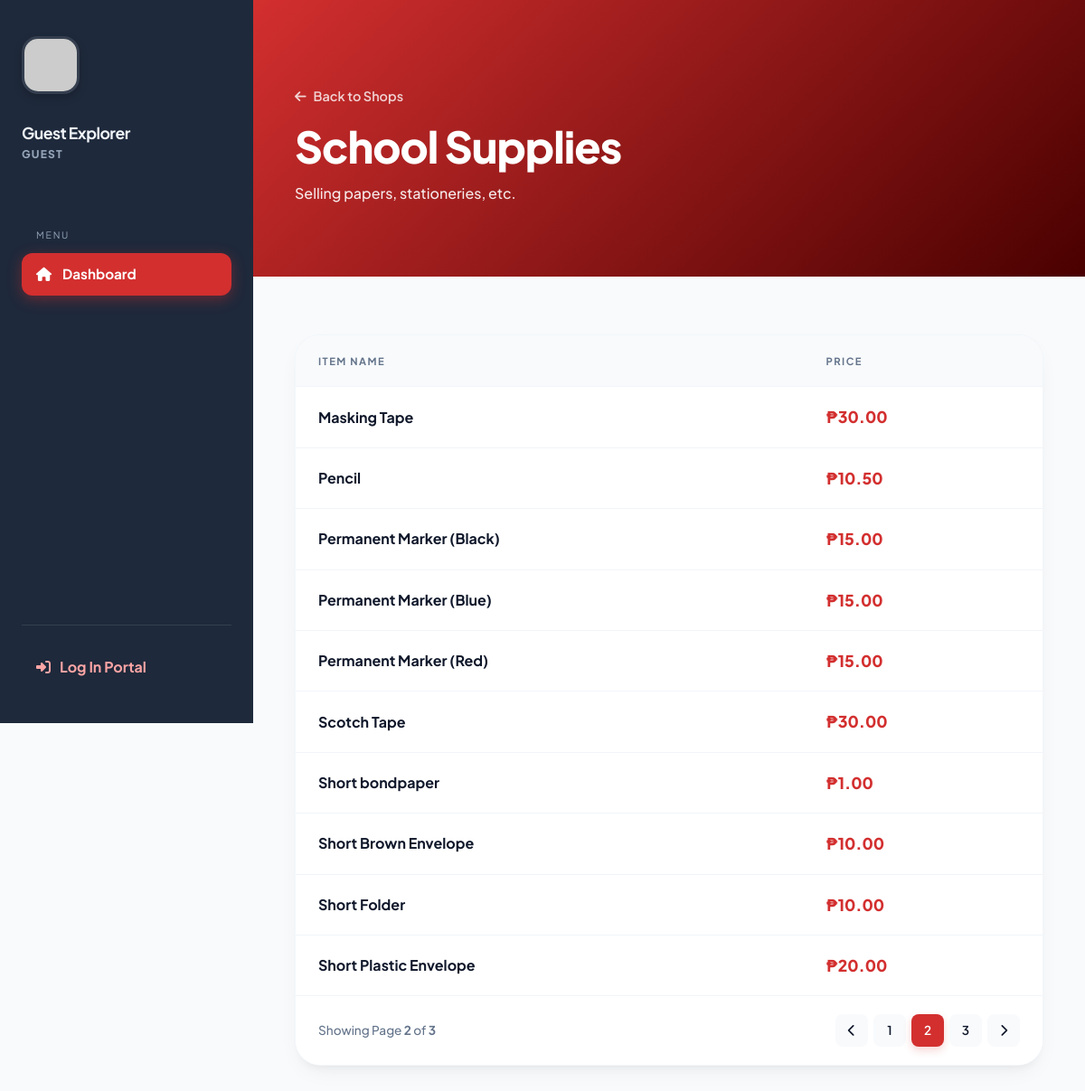
Screenshot of /view_shop.php?shop_id=1&page=2 with the database file from the repository.
### tables this page shows
CREATE TABLE `tblshop` (
  `sid` int(11) NOT NULL,
  `accid` int(11) NOT NULL,
  `sname` varchar(255) NOT NULL,
  `shop_description` varchar(255) NOT NULL
);

CREATE TABLE `tblitem` (
  `itemid` int(11) NOT NULL,
  `sid` int(11) NOT NULL,
  `itemname` varchar(255) NOT NULL,
  `price` decimal(10,2) NOT NULL
);

### view_shop.php (the view, shortened to what this page needs)
<?php
require_once 'includes/connect.php';
$shop_id = mysqli_real_escape_string($conn, $_GET['shop_id']);
$shop_query = mysqli_query($conn, "SELECT * FROM tblshop WHERE sid = '$shop_id'");
$shop = mysqli_fetch_assoc($shop_query);
$sname = $shop['sname'];
$shop_desc = $shop['shop_description'] ?? 'No description available.';
$limit = 10;
$page = isset($_GET['page']) && is_numeric($_GET['page']) ? (int)$_GET['page'] : 1;
$offset = ($page - 1) * $limit;
$count_query = mysqli_query($conn, "SELECT COUNT(*) AS total FROM tblitem WHERE sid = '$shop_id'");
$count_row = mysqli_fetch_assoc($count_query);
$total_items = $count_row['total'];
$total_pages = ceil($total_items / $limit);
$items_query = mysqli_query($conn, "SELECT * FROM tblitem WHERE sid = '$shop_id' ORDER BY itemname ASC LIMIT $limit OFFSET $offset");
?>
<!DOCTYPE html>
<html lang="en">
<head>
    <link rel="stylesheet" href="https://cdnjs.cloudflare.com/ajax/libs/font-awesome/6.4.0/css/all.min.css">
</head>
<body>
<div class="app-container">
    <?php include 'includes/sidebar.php'; ?>
    <main class="main-content">
        <header class="hero">
            <a href="dashboard.php" class="back-link"><i class="fas fa-arrow-left"></i> Back to Shops</a>
            <h1 class="welcome-heading"><?php echo htmlspecialchars($sname); ?></h1>
            <p style="opacity: 0.9; margin-top: 0.25rem; font-weight: 500; max-width: 600px;">
                <?php echo htmlspecialchars($shop_desc); ?>
            </p>
        </header>
        <section class="content-body">
            <div class="items-card">
                <table>
                    <thead>
                        <tr>
                            <th>Item Name</th>
                            <th>Price</th>
                        </tr>
                    </thead>
                    <tbody>
                        <?php if (mysqli_num_rows($items_query) > 0): ?>
                            <?php while($row = mysqli_fetch_assoc($items_query)): ?>
                                <tr>
                                    <td><strong><?php echo htmlspecialchars($row['itemname']); ?></strong></td>
                                    <td class="price-tag">₱<?php echo number_format($row['price'], 2); ?></td>
                                </tr>
                            <?php endwhile; ?>
                        <?php endif; ?>
                    </tbody>
                </table>
                <?php if ($total_pages > 1): ?>
                    <div class="pagination-container">
                        <div class="pagination-info">
                            Showing Page <strong><?php echo $page; ?></strong> of <strong><?php echo $total_pages; ?></strong>
                        </div>
                        <nav class="pagination-nav">
                            <a href="?shop_id=<?php echo $shop_id; ?>&page=<?php echo $page - 1; ?>"
                               class="pagination-link <?php echo ($page <= 1) ? 'disabled' : ''; ?>">
                                <i class="fas fa-chevron-left"></i>
                            </a>
                            <?php for ($i = 1; $i <= $total_pages; $i++): ?>
                                <a href="?shop_id=<?php echo $shop_id; ?>&page=<?php echo $i; ?>"
                                   class="pagination-link <?php echo ($page == $i) ? 'active' : ''; ?>">
                                    <?php echo $i; ?>
                                </a>
                            <?php endfor; ?>
                            <a href="?shop_id=<?php echo $shop_id; ?>&page=<?php echo $page + 1; ?>"
                               class="pagination-link <?php echo ($page >= $total_pages) ? 'disabled' : ''; ?>">
                                <i class="fas fa-chevron-right"></i>
                            </a>
                        </nav>
                    </div>
                <?php endif; ?>
            </div>
        </section>
    </main>
</div>
</body>
</html>

### view_shop.php (style rules this page uses)
:root { --primary: #d32f2f; --primary-dark: #4a0000; --bg-main: #f8fafc; --sidebar-bg: #1e293b; --sidebar-text: #f1f5f9; --sidebar-muted: #94a3b8; --sidebar-hover: rgba(255, 255, 255, 0.05); --sidebar-accent: #fca5a5; --text-main: #0f172a; --text-muted: #64748b; --card-shadow: 0 10px 25px -5px rgba(0, 0, 0, 0.05), 0 8px 10px -6px rgba(0, 0, 0, 0.05); --transition: 0.3s cubic-bezier(0.4, 0, 0.2, 1); }
* { margin: 0; padding: 0; box-sizing: border-box; }
body { font-family: 'Plus Jakarta Sans', sans-serif; background-color: var(--bg-main); color: var(--text-main); line-height: 1.5; }
.app-container { display: flex; min-height: 100vh; width: 100%; }
.main-content { flex: 1; display: flex; flex-direction: column; min-width: 0; }
.hero { position: relative; padding: 5rem 5%; background: linear-gradient(135deg, var(--primary) 0%, var(--primary-dark) 100%); color: white; overflow: hidden; }
.welcome-heading { font-size: clamp(2rem, 4vw, 3.5rem); font-weight: 800; letter-spacing: -1px; z-index: 1; position: relative; }
.back-link { margin-top: 1rem; display: inline-flex; align-items: center; gap: 8px; color: rgba(255,255,255,0.8); text-decoration: none; font-weight: 600; font-size: 0.9rem; z-index: 1; position: relative; transition: var(--transition); margin-bottom: 0.5rem; }
.content-body { padding: 4rem 5%; }
.items-card { background: white; border-radius: 28px; overflow: hidden; box-shadow: var(--card-shadow); border: 1px solid rgba(241, 245, 249, 0.8); }
table { width: 100%; border-collapse: collapse; }
th { background: #f8fafc; text-align: left; padding: 20px 25px; font-size: 0.7rem; text-transform: uppercase; letter-spacing: 1.5px; color: var(--text-muted); }
td { padding: 20px 25px; border-top: 1px solid #f1f5f9; font-weight: 500; }
.price-tag { font-weight: 800; color: var(--primary); font-size: 1.1rem; }
.pagination-container { display: flex; justify-content: space-between; align-items: center; padding: 20px 25px; background: #ffffff; border-top: 1px solid #f1f5f9; }
.pagination-info { font-size: 0.85rem; color: var(--text-muted); font-weight: 500; }
.pagination-nav { display: flex; gap: 6px; }
.pagination-link { display: inline-flex; align-items: center; justify-content: center; min-width: 36px; height: 36px; padding: 0 8px; text-decoration: none; color: var(--text-main); background: var(--bg-main); border-radius: 8px; font-size: 0.85rem; font-weight: 600; transition: var(--transition); }
.pagination-link.active { background: var(--primary); color: white; box-shadow: 0 4px 10px rgba(211, 47, 47, 0.2); }

### rows the page displays
tblshop: sname "School Supplies", shop_description "Selling papers, stationeries, etc."
tblitem: itemname "Masking Tape", price "30.00"
tblitem: itemname "Pencil", price "10.50"
tblitem: itemname "Permanent Marker (Black)", price "15.00"
tblitem: itemname "Permanent Marker (Blue)", price "15.00"
tblitem: itemname "Permanent Marker (Red)", price "15.00"
tblitem: itemname "Scotch Tape", price "30.00"
tblitem: itemname "Short bondpaper", price "1.00"
tblitem: itemname "Short Brown Envelope", price "10.00"
tblitem: itemname "Short Folder", price "10.00"
tblitem: itemname "Short Plastic Envelope", price "20.00"

### other values shown
$user_name "Guest Explorer"
$user_role "GUEST"
$page "2"
$total_pages "3"
